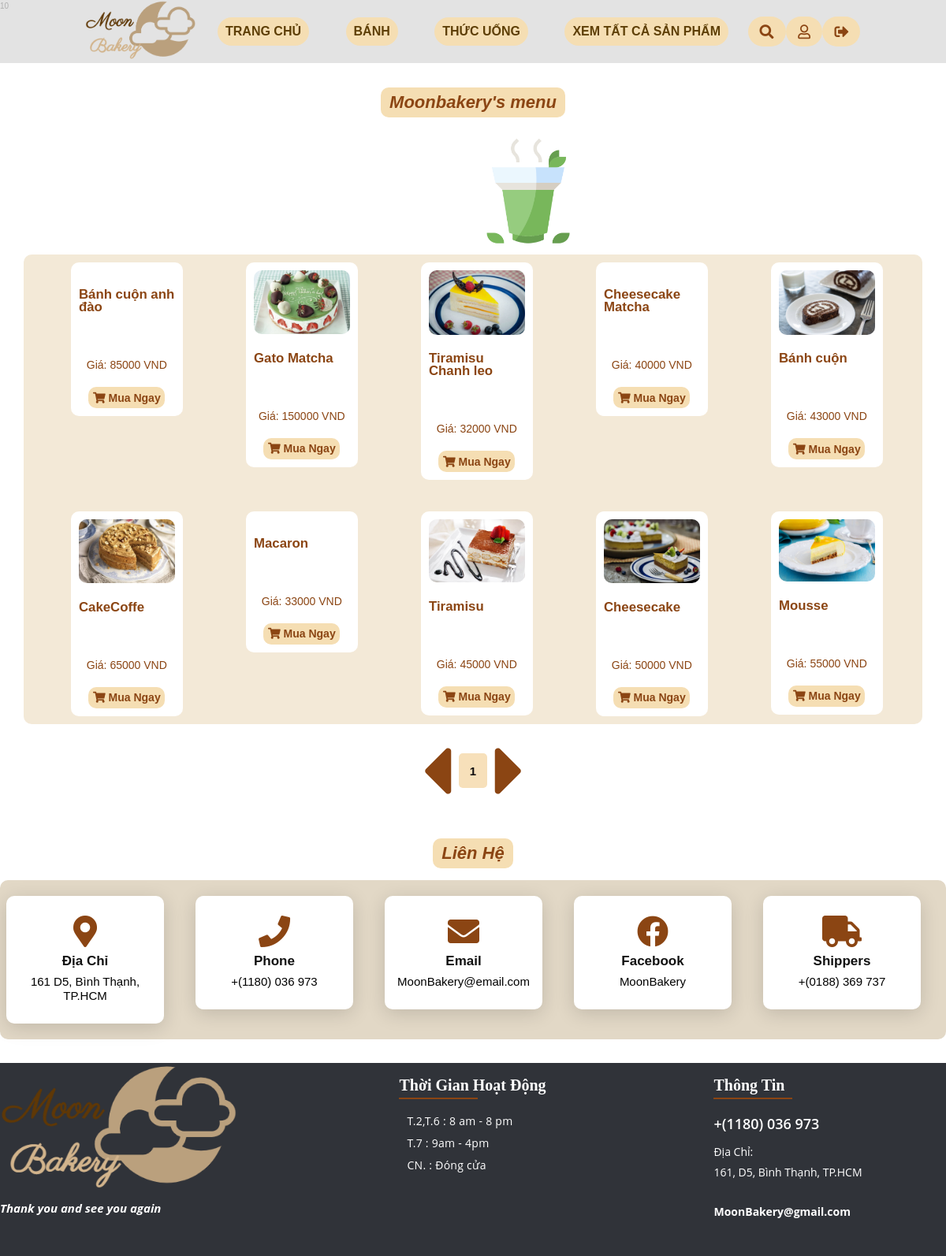
Screenshot of /Page/main1/index.php?id=2 with the database file from the repository.
### tables this page shows
CREATE TABLE `sanpham` (
  `id_SP` int(11) NOT NULL,
  `ten_SP` varchar(200) NOT NULL,
  `ma_SP` int(100) NOT NULL,
  `gia_SP` int(50) NOT NULL,
  `soLuong_SP` int(11) NOT NULL,
  `hinhAnh_SP` varchar(100) NOT NULL,
  `mota_SP` tinytext NOT NULL,
  `id_danhmuc` int(11) NOT NULL
);

### Page/main1/SP_pages/sp_danmuc.php (the view, shortened to what this page needs)
<?php
function getQuery()
{
    global $mysqli;
    if (isset($_GET['pages'])) {
        $pages = $_GET['pages'];
    } else {
        $pages = 1;
    }
    $row = 12;
    $from = ($pages - 1) * $row;
    if (isset($_GET['id']) && $_GET['id'] != '6') {
        $sql_sp = "SELECT * FROM sanpham WHERE sanpham.id_danhmuc = '$_GET[id]' ORDER BY id_SP DESC LIMIT $from,$row";
    } else {
        $sql_sp = "SELECT * FROM sanpham ORDER BY id_SP DESC LIMIT $from,$row";
    }
    $query_sp = $mysqli->query($sql_sp);
    return $query_sp;
}
$query_sp = getQuery();
function getNumOfMenu()
{
    global $mysqli;
    if (isset($_GET['id'])) {
        $temp = $_GET['id'];
        if ($temp != '6') {
            $sql = "SELECT * FROM sanpham WHERE id_danhmuc = '$_GET[id]'";
            $query = $mysqli->query($sql);
        } else {
            $sql = "SELECT * FROM sanpham";
            $query = $mysqli->query($sql);
        }
    }
    $result = array();
    while ($rows = mysqli_fetch_assoc($query)) {
        $result[] = $rows;
    }
    $count = count($result);
    return $count;
}
$numOfPage = ceil(getNumOfMenu() / 12);
echo getNumOfMenu();
?>
<div id="main">
    <div class="title">
        <h1>Moonbakery's menu</h1>
    </div>
        <div id="card-area">
            <div class="icon-pr">
                <img src="../../assets/img/banner/bakery.png" alt="">
                <img src="../../assets/img/banner/green-tea.png" alt="">
            </div>
            <div class="khu" id="khu">
                <?php
                while ($row_sp = mysqli_fetch_array($query_sp)) {
                ?>
                    <div class="cardedit">
                        <div class="card">
                            <a href="../../../../Web_Project/Page/main1/SP_pages/Detail.php?idsp=<?php echo $row_sp['id_SP'] ?> " target="_blank">
                                <div class=" cardsub">
                                    <img class="img" src="../../admin/modules/quanlysanpham/uploads/<?php echo $row_sp['hinhAnh_SP'] ?>" " alt="">
                                    <div class=" cardsub-id">
                                    <h4> <?php echo $row_sp['ten_SP'] ?> </h4> <br><br>
                                    <p class="price"><?php echo "Giá: " . $row_sp['gia_SP'] . " VND" ?> </p>
                                </div>
                                <p><a href="../../../../Web_Project/Page/main1/SP_pages/Detail.php?idsp=<?php echo $row_sp['id_SP'] ?>" target="_blank"><button><i class="style-main fas fa-shopping-cart"></i> Mua Ngay</button></a></p>
                        </div>
                        </a>
                    </div>
            </div>
        <?php
                }
        ?>
        </div>
        <div class="phtr">
            <a href=""><i class="fas fa-caret-left icon-phtr"></i></a>
            <?php
            for ($i = 1; $i <= $numOfPage; $i++) {
            ?>
                <nav aria-label="Page navigation">
                    <?php
                    if (isset($_GET['id'])) {
                        $tempid = $_GET['id'];
                    } else {
                        $tempid = '';
                    }
                    ?>
                    <div class="stylephtr">
                        <a class ="P" href="index.php?id=<?php echo $tempid ?>&pages=<?php echo $i ?>"> <?php echo $i ?></a>
                    </div>
                </nav>
            <?php
            }
            ?>
            <a href="index.php?id=1&pages=<?php echo $i ?>"><i class="fas fa-caret-right icon-phtr"></i></a>
        </div>
    </div>

### Page/main1/index.php (shortened to what this page needs)
<!DOCTYPE html>
<html lang="vi">
<head>
    <link rel="stylesheet" href="https://cdnjs.cloudflare.com/ajax/libs/normalize/8.0.1/normalize.min.css" />
    <link rel="stylesheet" href="../../assets//font/fontawesome-free-5.15.4-web/css/all.min.css" />
    <link rel="stylesheet" href="../../../Web_Project/assets/css/grid.css" />
    <link rel="stylesheet" href="../../../Web_Project/assets/css/base.css" />
    <link rel="stylesheet" href="../../../Web_Project/assets/css/sanpham.css" />
    <link rel="stylesheet" href="../../../Web_Project/assets/css/responsive.css" />
    <link rel="stylesheet" href="../../../Web_Project/assets/css/main.css" />
    <link href="https://stackpath.bootstrapcdn.com/font-awesome/4.7.0/css/font-awesome.min.css" rel="stylesheet">
<body>
    <div class="app">
        <?php include('../../admin/config/config.php');
        include('../main1/headersp.php');
        if (isset($_GET['id'])) {
            include('SP_pages/sp_danmuc.php');
        } else {
            include('SP_pages/timkiem.php');
        }
        include('../contact.php');
        include('../main1/footer.php');
        ?>
    </div>
</body>
</html>

### Page/main1/headersp.php (shortened to what this page needs)
<header class="header">
    <div class="header-container grid wide">
        <div class="header__nav row">
            <div class="col l-2 m-6 c-7">
                <div class="header__nav-logo">
                    <a href="../../../Web_Project/index.php">
                        <img src="../../assets/img/banner/logomoon.png" style="width: 140px" alt="" />
                    </a>
                </div>
            </div>
            <div class="col l-8 m-0 c-0">
                <nav class="header__nav-menu">
                    <ul class="header__nav-menu__list">
                        <li class="header__nav-menu-item">
                            <a href="../../../Web_Project/index.php" class="header__nav-menu--link">Trang Chủ</a>
                        </li>
                        <li class="header__nav-menu-item">
                            <a href="" class="header__nav-menu--link">Bánh</a>
                        </li>
                        <li class="header__nav-menu-item">
                            <a href="" class="header__nav-menu--link">
                                Thức Uống
                            </a>
                        </li>
                        <li class="header__nav-menu-item">
                            <a href="index.php?id=6&pages=1" class="header__nav-menu--link">Xem Tất cả sản phẩm</a>
                        </li>
                    </ul>
                </nav>
            </div>
            <div class="col l-2 m-3 c-3">
                <div class="header__nav-warp">
                    <div class="header__nav-warp-search">
                        <a href="#" class="header__nav-warp-link">
                            <i class="header__nav-warp-icon fas fa-search"></i>
                        </a>
                    </div>
                    <div class="header__nav-warp-login">
                        <a href="../../login.php" target="_top" class="header__nav-warp-link">
                            <i class="header__nav-warp-icon far fa-user"></i>
                        </a>
                    </div>
                    <div class="header__nav-warp-login">
                        <a href="../../login.php" target="_top" class="header__nav-warp-link">
                            <i class="header__nav-warp-icon fas fa-sign-out-alt"></i>
                        </a>
                    </div>
                </div>
            </div>
        </div>
    </div>
</header>
</div>

### Page/contact.php
<div id="contact-area">
    <div class="title">
        <h1>Liên Hệ</h1>
    </div>
    <div class="contact" id="contact">
        <div class="content">
            <div class="row">
                <div class="card reveal">
                    <div class="contact-icon">
                        <i class="style-icon fas fa-map-marker-alt"></i>
                    </div>
                    <div class="info">
                        <h3>Địa Chỉ</h3>
                        <span>161 D5, Bình Thạnh, TP.HCM </span>
                    </div>
                </div>
                <div class="card reveal">
                    <div class="contact-icon">
                        <i class="style-icon fas fa-phone"></i>
                    </div>
                    <div class="info">
                        <h3>Phone</h3>
                        <span>+(1180) 036 973</span>
                    </div>
                </div>
                <div class="card reveal">
                    <div class="contact-icon">
                        <i class="style-icon fas fa-envelope"></i>
                    </div>
                    <div class="info">
                        <h3>Email</h3>
                        <span>MoonBakery@email.com</span>
                    </div>
                </div>
                <div class="card reveal">
                    <div class="contact-icon">
                        <i class="style-icon fab fa-facebook-f"></i>
                    </div>
                    <div class="info">
                        <h3>Facebook</h3>
                        <span>MoonBakery</span>
                    </div>
                </div>
                <div class="card reveal">
                    <div class="contact-icon">
                        <i class="style-icon fas fa-truck"></i>
                    </div>
                    <div class="info">
                        <h3>Shippers</h3>
                        <span>+(0188) 369 737</span>
                    </div>
                </div>
            </div>
        </div>
    </div>
</div>

### Page/main1/footer.php
<footer class="footer_area">
    <div class="footer_widgets">
        <div class="footer_container">
            <div id="footer-img">
                <img src="../../assets/img/banner/logomoon.png" alt="">
                <h2>Thank you and see you again</h2>
            </div>
            <div class="footer_wd_inner">
                <div class="footer-more">
                    <aside class="f_widget f_link_widget">
                        <div class="f_title">
                            <h3>Thời Gian Hoạt Động</h3>
                        </div>
                        <ul class="list_style">
                            <li><a href="#">T.2,T.6 : 8 am - 8 pm</a></li>
                            <li><a href="#">T.7 : 9am - 4pm</a></li>
                            <li><a href="#">CN. : Đóng cửa</a></li>
                        </ul>
                    </aside>
                </div>
                <div class="footer-more">
                    <aside class="f_widget f_contact_widget">
                        <div class="f_title">
                            <h3>Thông Tin</h3>
                        </div>
                        <h4>+(1180) 036 973 </h4>
                        <p>Địa Chỉ: <br />161, D5, Bình Thạnh, TP.HCM</p>
                        <h5>MoonBakery@gmail.com</h5>
                    </aside>
                </div>
            </div>
        </div>
    </div>
</footer>

### assets/css/grid.css (style rules this page uses)
.grid { width: 100%; display: block; padding: 0; }
.grid.wide { max-width: 1200px; margin: 0 auto; }
.row { display: flex; flex-wrap: wrap; margin-left: -4px; margin-right: -4px; }
.col { padding-left: 4px; padding-right: 4px; }
.c-0 { display: none; }
.c-3 { flex: 0 0 25%; max-width: 25%; }
.c-7 { flex: 0 0 58.33333%; max-width: 58.33333%; }
@media (min-width: 740px) { .row { margin-left: -8px; margin-right: -8px; } }
@media (min-width: 740px) { .col { padding-left: 8px; padding-right: 8px; } }
@media (min-width: 740px) { .m-0 { display: none; } }
@media (min-width: 740px) { .m-1, .m-2, .m-3, .m-4, .m-5, .m-6, .m-7, .m-8, .m-9, .m-10, .m-11, .m-12 { display: block; } }
@media (min-width: 740px) { .m-3 { flex: 0 0 25%; max-width: 25%; } }
@media (min-width: 740px) { .m-6 { flex: 0 0 50%; max-width: 50%; } }
@media (min-width: 1113px) { .row { margin-left: -12px; margin-right: -12px; } }
@media (min-width: 1113px) { .col { padding-left: 12px; padding-right: 12px; } }
@media (min-width: 1113px) { .l-1, .l-2, .l-2-4, .l-3, .l-4, .l-5, .l-6, .l-7, .l-8, .l-9, .l-10, .l-11, .l-12 { display: block; } }
@media (min-width: 1113px) { .l-2 { flex: 0 0 16.66667%; max-width: 16.66667%; } }
@media (min-width: 1113px) { .l-8 { flex: 0 0 66.66667%; max-width: 66.66667%; } }
@media (min-width: 1024px) and (max-width: 1239px) { .wide { width: 984px; } }
@media (min-width: 1024px) and (max-width: 1239px) { .wide .row { margin-left: -12px; margin-right: -12px; } }
@media (min-width: 1024px) and (max-width: 1239px) { .wide .col { padding-left: 12px; padding-right: 12px; } }
@media (min-width: 1024px) and (max-width: 1239px) { .wide .l-1, .wide .l-2, .wide .l-2-4, .wide .l-3, .wide .l-4, .wide .l-5, .wide .l-6, .wide .l-7, .wide .l-8, .wide .l-9, .wide .l-10, .wide .l-11, .wide .l-12 { display: block; } }
@media (min-width: 1024px) and (max-width: 1239px) { .wide .l-2 { flex: 0 0 16.66667%; max-width: 16.66667%; } }
@media (min-width: 1024px) and (max-width: 1239px) { .wide .l-8 { flex: 0 0 66.66667%; max-width: 66.66667%; } }

### assets/css/base.css (style rules this page uses)
:root { --header-height: 80px; }
::placeholder { color: var(--border-color) !important; opacity: 1; }
* { box-sizing: inherit; }
body { background-image:url(../img/nen.jpg); background-attachment: fixed; background-repeat:none; background-size: cover; }
html { font-size: 62.5%; line-height: 1.6rem; font-family: "Montserrat", sans-serif; box-sizing: border-box; }

### assets/css/sanpham.css (style rules this page uses)
a { text-decoration: none; }
.title { display: block; text-align: center; }
.title h1 { display: inline-block; padding: 0.7em; border-radius: 10px; background-color: wheat; font-size: 2.2em; color: #8b4513; font-style: italic; }
.card { max-width: 240px; background-color: transparent; padding: 10px; }
.cardsub { width: 100%; margin: auto; background-color: white; font-family: arial; border-radius: 10px; padding: 10px; font-size: 20px; }
.cardsub .img { border-radius: 10px; width: 100%; display: block; object-fit: cover; }
.cardsub-id { color: #8b4513; font-size: 0.7em; margin-top: 10px; margin-bottom: 20px; }
.cardsub-id h4 { font-size: 1.2em; margin-bottom: 0.9em; }
.cardsub p { text-align: center; margin: 10px 0 0 0; }
.cardsub button { border-radius: 10px; outline: 0; padding: 0.4em; border: none; background-color: wheat; cursor: pointer; font-size: 0.7em; color: #8b4513; font-weight: 600; }
#main { margin-top: 80px; }
.khu { background-color: rgba(240, 228, 205, 0.8); margin: auto; border-radius: 10px; padding-left: 5em; max-width: 95%; display: grid; grid-template-columns: repeat(5, 1fr); grid-gap: 2em; }
.icon-pr { display: flex; width: 100%; font-size: 50px; justify-content: center; padding: 10px; }
.icon-pr img { width: 140px; }
#card-area { margin-bottom: 10px; }
.phtr { position: relative; top: 10px; display: flex; align-items: center; justify-content: center; max-width: 1400px; margin:auto; }
.stylephtr { padding: 0 10px; }
.phtr .stylephtr .P { background-color: rgb(247, 224, 186); border-radius: 5px; color: rgb(17, 14, 14); font-weight: bold; font-size: 1.5em; padding: 0.9em; }
.phtr .icon-phtr { color: #8b4513; font-size: 100px; }

### rows the page displays
sanpham: ten_SP "Bánh cuộn anh đào", gia_SP "85000"
sanpham: hinhAnh_SP (picture), ten_SP "Gato Matcha", gia_SP "150000"
sanpham: hinhAnh_SP (picture), ten_SP "Tiramisu Chanh leo", gia_SP "32000"
sanpham: ten_SP "Cheesecake Matcha", gia_SP "40000"
sanpham: hinhAnh_SP (picture), ten_SP "Bánh cuộn", gia_SP "43000"
sanpham: hinhAnh_SP (picture), ten_SP "CakeCoffe", gia_SP "65000"
sanpham: ten_SP "Macaron", gia_SP "33000"
sanpham: hinhAnh_SP (picture), ten_SP "Tiramisu", gia_SP "45000"
sanpham: hinhAnh_SP (picture), ten_SP "Cheesecake", gia_SP "50000"
sanpham: hinhAnh_SP (picture), ten_SP "Mousse", gia_SP "55000"

### other values shown
getNumOfMenu() "10"
